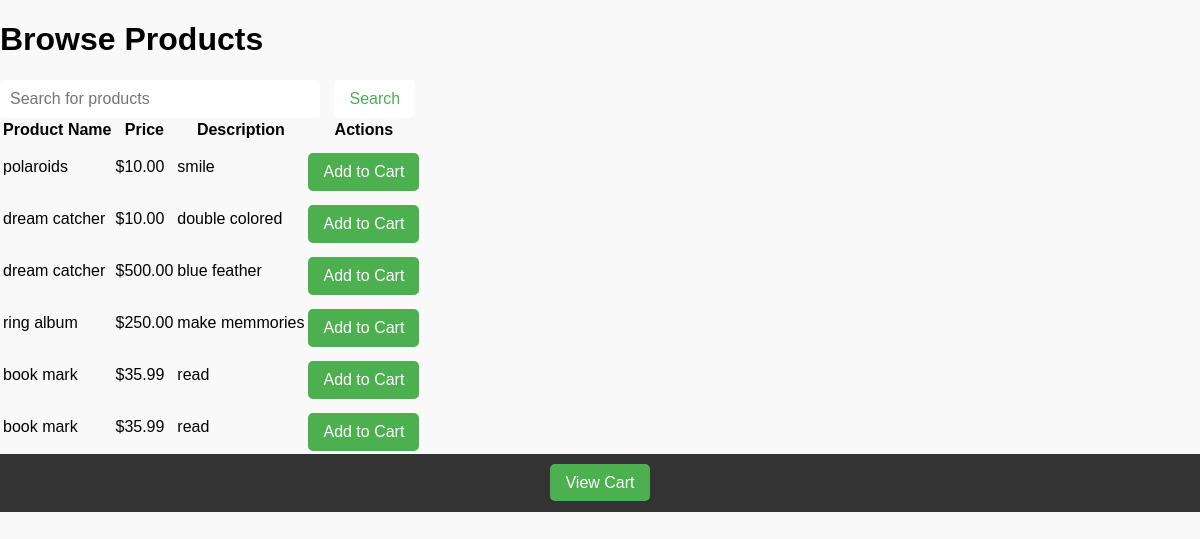
The app's page /backend/products.php, older data.
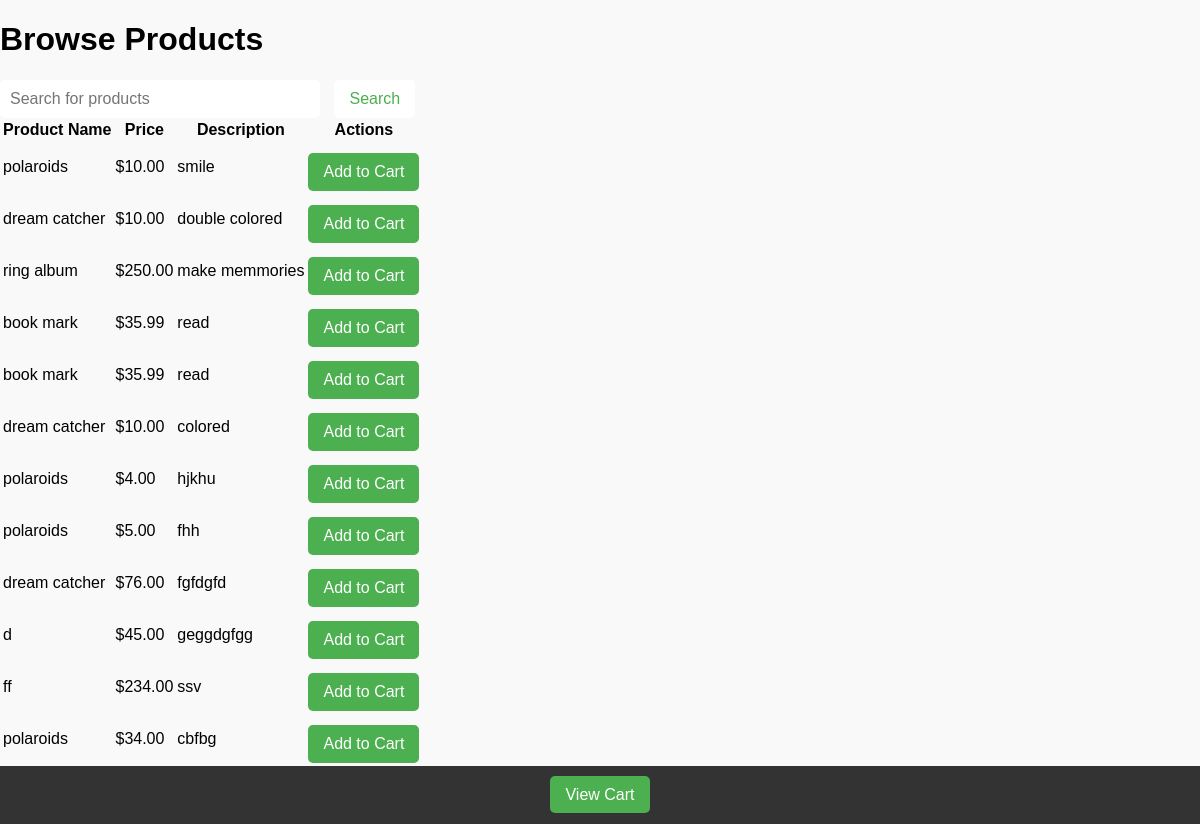
The same page, newer data.
### tables this page shows
CREATE TABLE `products` (
  `product_id` int(11) NOT NULL,
  `seller_id` int(11) DEFAULT NULL,
  `product_name` varchar(255) NOT NULL,
  `price` decimal(10,2) NOT NULL,
  `description` text DEFAULT NULL,
  `image_url` varchar(255) DEFAULT NULL,
  `category_id` int(11) DEFAULT NULL,
  `created_at` timestamp NOT NULL DEFAULT current_timestamp(),
  `approved` tinyint(1) DEFAULT 0,
  `stock_quantity` int(11) NOT NULL DEFAULT 0
);

### backend/products.php (the view, shortened to what this page needs)
<?php
include 'db_connection.php';
$search_query = "";
if (isset($_GET['search'])) {
    $search_query = $_GET['search'];
    $sql = "SELECT * FROM products WHERE product_name LIKE ?";
    $stmt = $conn->prepare($sql);
    $search_term = '%' . $search_query . '%';
    $stmt->bind_param("s", $search_term);
} else {
    $sql = "SELECT * FROM products";
    $stmt = $conn->prepare($sql);
}
$stmt->execute();
$result = $stmt->get_result();
?>
<!DOCTYPE html>
<html lang="en">
<head>
    <link rel="stylesheet" href="../assets/css/products.css">
</head>
<body>
    <div class="container">
        <header>
            <h1>Browse Products</h1>
            <form action="products.php" method="GET" class="search-form">
                <input type="text" name="search" placeholder="Search for products" value="<?= htmlspecialchars($search_query) ?>">
                <input type="submit" value="Search" class="search-button">
            </form>
        </header>
        <table class="product-table">
            <thead>
                <tr>
                    <th>Product Name</th>
                    <th>Price</th>
                    <th>Description</th>
                    <th>Actions</th>
                </tr>
            </thead>
            <tbody>
                <?php while ($product = $result->fetch_assoc()): ?>
                    <tr>
                        <td><?= htmlspecialchars($product['product_name']) ?></td>
                        <td>$<?= number_format($product['price'], 2) ?></td>
                        <td><?= htmlspecialchars($product['description']) ?></td>
                        <td><a href="add_to_cart.php?id=<?= $product['product_id'] ?>" class="add-to-cart-btn">Add to Cart</a></td>
                    </tr>
                <?php endwhile; ?>
            </tbody>
        </table>
        <footer>
            <a href="cart.php" class="view-cart-btn">View Cart</a>
        </footer>
    </div>
</body>
</html>

Row changes from the older to the newer data that the page shows:
removed products: product_name "dream catcher", price "500.00", description "blue feather"
added products: product_name "dream catcher", price "10.00", description "colored"
added products: product_name "polaroids", price "4.00", description "hjkhu"
added products: product_name "polaroids", price "5.00", description "fhh"
added products: product_name "dream catcher", price "76.00", description "fgfdgfd"
added products: product_name "d", price "45.00", description "geggdgfgg"
added products: product_name "ff", price "234.00", description "ssv"
added products: product_name "polaroids", price "34.00", description "cbfbg"
